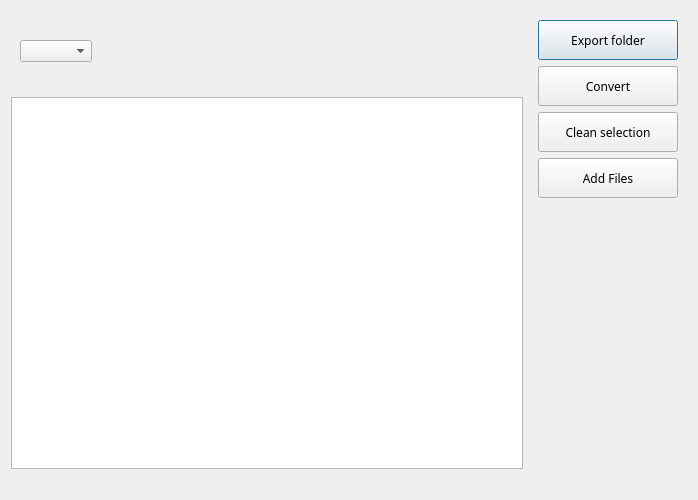
<?xml version="1.0" encoding="UTF-8"?>
<ui version="4.0">
 <class>SecondWindow</class>
 <widget class="QDialog" name="SecondWindow">
  <property name="geometry">
   <rect>
    <x>0</x>
    <y>0</y>
    <width>698</width>
    <height>500</height>
   </rect>
  </property>
  <property name="acceptDrops">
   <bool>true</bool>
  </property>
  <property name="windowTitle">
   <string>File editor</string>
  </property>
  <layout class="QHBoxLayout" name="horizontalLayout_2">
   <item>
    <layout class="QVBoxLayout" name="verticalLayout_5">
     <item>
      <widget class="QStackedWidget" name="stackedWidget">
       <property name="maximumSize">
        <size>
         <width>16777215</width>
         <height>80</height>
        </size>
       </property>
       <property name="baseSize">
        <size>
         <width>0</width>
         <height>1</height>
        </size>
       </property>
       <property name="styleSheet">
        <string notr="true"/>
       </property>
       <property name="currentIndex">
        <number>1</number>
       </property>
       <widget class="QWidget" name="page">
        <widget class="QWidget" name="widget_2" native="true">
         <property name="geometry">
          <rect>
           <x>6</x>
           <y>6</y>
           <width>339</width>
           <height>51</height>
          </rect>
         </property>
         <layout class="QHBoxLayout" name="horizontalLayout">
          <property name="leftMargin">
           <number>0</number>
          </property>
          <property name="bottomMargin">
           <number>0</number>
          </property>
          <item>
           <layout class="QVBoxLayout" name="verticalLayout_3">
            <item>
             <widget class="QLabel" name="label">
              <property name="font">
               <font>
                <family>Poppins Medium</family>
                <pointsize>12</pointsize>
               </font>
              </property>
              <property name="text">
               <string>Find</string>
              </property>
             </widget>
            </item>
            <item>
             <widget class="QLineEdit" name="find"/>
            </item>
           </layout>
          </item>
          <item>
           <layout class="QVBoxLayout" name="verticalLayout_4">
            <item>
             <widget class="QLabel" name="label_2">
              <property name="font">
               <font>
                <family>Poppins Medium</family>
                <pointsize>12</pointsize>
               </font>
              </property>
              <property name="text">
               <string>Replace </string>
              </property>
             </widget>
            </item>
            <item>
             <widget class="QLineEdit" name="replace"/>
            </item>
           </layout>
          </item>
          <item>
           <spacer name="horizontalSpacer_2">
            <property name="orientation">
             <enum>Qt::Orientation::Horizontal</enum>
            </property>
            <property name="sizeHint" stdset="0">
             <size>
              <width>173</width>
              <height>20</height>
             </size>
            </property>
           </spacer>
          </item>
         </layout>
        </widget>
       </widget>
       <widget class="QWidget" name="page_2">
        <layout class="QHBoxLayout" name="horizontalLayout_3">
         <item>
          <widget class="QComboBox" name="comboBox"/>
         </item>
         <item>
          <spacer name="horizontalSpacer">
           <property name="orientation">
            <enum>Qt::Orientation::Horizontal</enum>
           </property>
           <property name="sizeHint" stdset="0">
            <size>
             <width>40</width>
             <height>20</height>
            </size>
           </property>
          </spacer>
         </item>
        </layout>
       </widget>
      </widget>
     </item>
     <item>
      <widget class="listWidgetDrop" name="listWidget">
       <property name="acceptDrops">
        <bool>true</bool>
       </property>
       <property name="dragEnabled">
        <bool>true</bool>
       </property>
       <property name="dragDropMode">
        <enum>QAbstractItemView::DragDropMode::DropOnly</enum>
       </property>
       <property name="defaultDropAction">
        <enum>Qt::DropAction::MoveAction</enum>
       </property>
      </widget>
     </item>
     <item>
      <layout class="QHBoxLayout" name="statuscontainer">
       <property name="leftMargin">
        <number>6</number>
       </property>
       <property name="rightMargin">
        <number>6</number>
       </property>
       <property name="bottomMargin">
        <number>20</number>
       </property>
      </layout>
     </item>
    </layout>
   </item>
   <item>
    <widget class="QWidget" name="widget_4" native="true">
     <layout class="QVBoxLayout" name="verticalLayout">
      <item>
       <widget class="QPushButton" name="exportfolder">
        <property name="minimumSize">
         <size>
          <width>120</width>
          <height>40</height>
         </size>
        </property>
        <property name="font">
         <font>
          <family>Poppins Medium</family>
         </font>
        </property>
        <property name="text">
         <string>Export folder</string>
        </property>
        <property name="icon">
         <iconset theme="QIcon::ThemeIcon::FolderOpen"/>
        </property>
       </widget>
      </item>
      <item>
       <widget class="QPushButton" name="convert">
        <property name="minimumSize">
         <size>
          <width>120</width>
          <height>40</height>
         </size>
        </property>
        <property name="font">
         <font>
          <family>Poppins Medium</family>
         </font>
        </property>
        <property name="text">
         <string>Convert</string>
        </property>
        <property name="icon">
         <iconset theme="QIcon::ThemeIcon::MailAttachment"/>
        </property>
       </widget>
      </item>
      <item>
       <widget class="QPushButton" name="cleanup">
        <property name="minimumSize">
         <size>
          <width>140</width>
          <height>40</height>
         </size>
        </property>
        <property name="font">
         <font>
          <family>Poppins Medium</family>
         </font>
        </property>
        <property name="text">
         <string>Clean selection</string>
        </property>
        <property name="icon">
         <iconset theme="QIcon::ThemeIcon::EditDelete"/>
        </property>
       </widget>
      </item>
      <item>
       <widget class="QPushButton" name="addfiles">
        <property name="minimumSize">
         <size>
          <width>140</width>
          <height>40</height>
         </size>
        </property>
        <property name="font">
         <font>
          <family>Poppins Medium</family>
         </font>
        </property>
        <property name="text">
         <string>Add Files</string>
        </property>
        <property name="icon">
         <iconset theme="QIcon::ThemeIcon::DocumentPageSetup"/>
        </property>
       </widget>
      </item>
      <item>
       <spacer name="verticalSpacer">
        <property name="orientation">
         <enum>Qt::Orientation::Vertical</enum>
        </property>
        <property name="sizeHint" stdset="0">
         <size>
          <width>20</width>
          <height>297</height>
         </size>
        </property>
       </spacer>
      </item>
     </layout>
    </widget>
   </item>
  </layout>
 </widget>
 <customwidgets>
  <customwidget>
   <class>listWidgetDrop</class>
   <extends>QListWidget</extends>
   <header location="global">listwidgetdrop.h</header>
  </customwidget>
 </customwidgets>
 <resources/>
 <connections/>
</ui>
